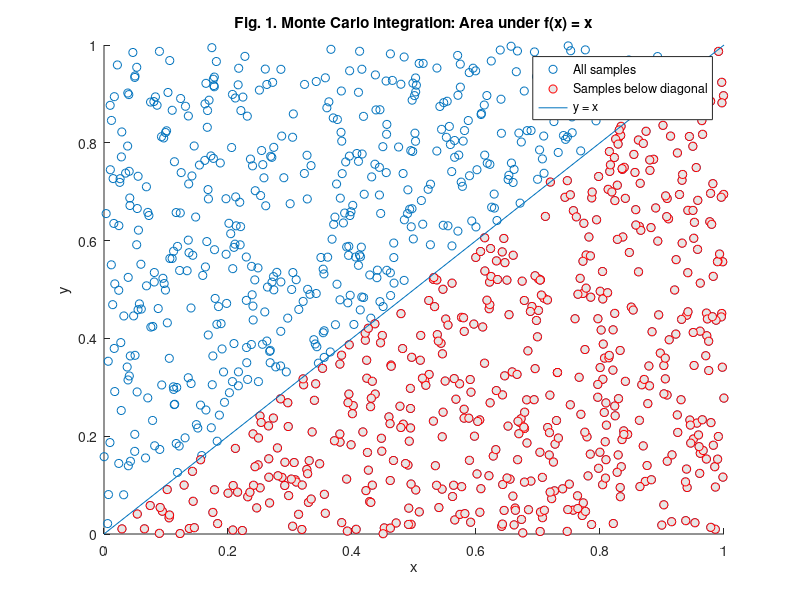
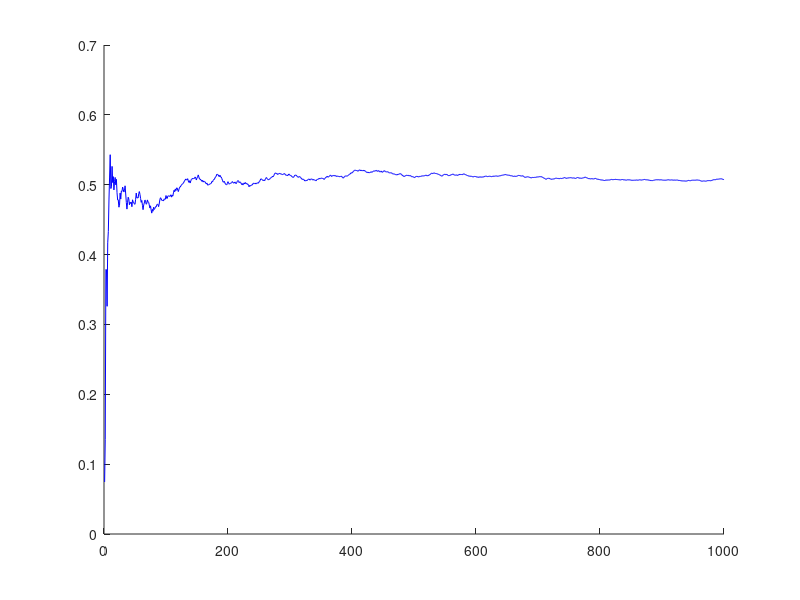

These figures' MATLAB source, in order: (Note: this script raises an error after producing the figures.)
% Exercise - Monte Carlo integration of identity function

%% 1. Aim of the exercise
% To understand Monte Carlo (MC) integration by estimating the area under
% the identity function on the interval from 0 to 1 using random samples.

%% 2. Theory
% Refer to the accompanying PDF file for the theory.

%% 3. Define the number of samples 

% 3.1. Clear the memory 
clear;

% 3.2. Define the number of samples
N_samples = 1000; % Samples: random draws from target distribution

%% 4. Monte Carlo integration: Estimating integrals via sampling

% 4.1. Generate random samples from a uniform distribution on [0, 1]
uniform_samples = random('Uniform',0,1,[N_samples,1]);

% 4.2. MC estimate of the integral of f(x) = x over [0,1]
integral_estimate = mean(uniform_samples);

% Averaging f(x) = x over random values in [0,1] gives an estimate of the
% integral.

%% 5. The true value of the integral of the identity function over [0,1]

integral_true_value = 0.5; 

%% 6. Geometric interpretation of MC integration

% We sample random points (x,y) uniformly in the unit square [0,1] × [0,1].
% Each x-value (from x_samples) is treated as a fixed input to the function
% f(x) = x. Each y-value (from y_samples) is an independent random vertical
% coordinate. We do not compute f(x) directly. Instead, we test whether y <
% f(x). Points satisfying y < x lie below the curve and contribute to the
% area estimate. The fraction of such points approximates the integral of
% f(x) = x over [0,1].

% 6.1 Create (x, y) points uniformly in the unit square
x_samples = uniform_samples; % x-coordinates sampled uniformly in [0,1]
y_samples = random('Uniform',0,1, ...
    [N_samples,1]); % y-coordinates sampled independently in [0,1]

% 6.2. Identify points below the diagonal y < x
below_diagonal = y_samples < x_samples; 

% 6.3. Visualizing area estimation via Monte Carlo sampling
figure
hold on
scatter(x_samples,y_samples,'ro') % All samples
scatter(x_samples(below_diagonal),y_samples(below_diagonal), ...
    'o','MarkerEdgeColor','r','MarkerFaceColor', ...
    [0.9 0.9 0.9]); % Samples below diagonal
plot([0 1],[0 1]) % Diagonal line y = x
title('Fig. 1. Monte Carlo integration: Area under f(x) = x')
xlabel('x')
ylabel('y')
legend('All samples','Samples below diagonal','y = x')
hold off

%% 7. Convergence behavior of MC estimate

% 7.1. MC estimate updated with increasing sample size
convergence_integral_estimate = cumsum(uniform_samples)./(1:N_samples)';

% cumsum computes the cumulative sum: [x1, x1+x2, x1+x2+x3, ...], where
% each xi is a sample from the uniform distribution. Dividing by [1, 2, 3,
% ...] gives the running mean at each step. This mimics adding one sample
% at a time and tracking how the estimate evolves. The running mean shows
% how our MC estimate of the integral evolves as more samples are added.
% Ideally, it should stabilize near the true value (0.5 for f(x) = x over
% [0,1]) due to the law of large numbers.

% 7.2. MSE of MC integral estimate as sample size increases
convergence_MSE = cumsum((uniform_samples-integral_true_value).^2) ...
    ./(1:N_samples)';

% Each term (xi-true_value)^2 measures the squared error of a sample
% relative to the true integral. cumsum accumulates these squared errors,
% and dividing by [1, 2, 3, ...] gives the running mean squared error. This
% shows how the average squared error of the MC estimate decreases as more
% samples are added. Ideally, the MSE should decay toward zero as sample
% size increases, reflecting improved accuracy.

% 7.3. Theoretical benchmark

theoretical_error_decay = 1./sqrt(1:N_samples);

% The MC error typically decreases proportionally to 1/sqrt(N) as the
% number of samples N increases. This line illustrates how fast we expect
% the error to decay with sample size. The reason: each sample has some
% variance, and averaging N samples reduces that variance by a factor of
% 1/N. The standard deviation (i.e., typical error) is the square root of
% the variance, hence it decays as 1/sqrt(N). This behavior arises from the
% Central Limit Theorem, which states that the distribution of the sample
% mean approaches a normal distribution as N increases, with variance
% decreasing as 1/N.

%% 8. Visualize the convergence behavior of the MC estimate and its error

% 8.1. Plot convergence of MC estimate 
figure
hold on
plot(1:N_samples,convergence_integral_estimate,'b','DisplayName', ...
    'MC integral estimate');
yline(integral_true_value,'DisplayName','True integral value');
title('Fig. 2. Convergence of Monte Carlo estimate');
xlabel('Number of samples (draws)');
ylabel('Integral estimate');
legend('show');
hold off

% 8.2. Plot convergence of MC estimation error metrics
figure
hold on
plot(1:N_samples,convergence_MSE,'r','DisplayName','MSE of MC estimate');
plot(1:N_samples,theoretical_error_decay,'g','DisplayName', ...
    'Theoretical error decay');
title('Fig. 3. Convergence of MC estimation error metrics')
xlabel('Number of samples (draws)');
ylabel('Integral estimate error metrics');
legend('show');
hold off
